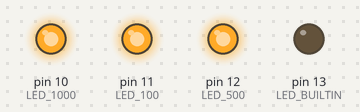
Simulated run of this sketch. Board: Arduino Uno, built with avr-gcc and run on an emulated ATmega328P. Parts: output pins drawn as LEDs (lit = HIGH).

Above: at 0.04 s.
At 0.94 s:
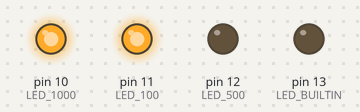
At 1.39 s:
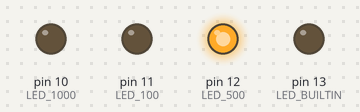
At 1.93 s:
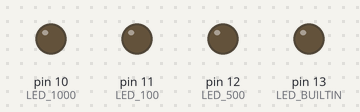
At 3.1 s:
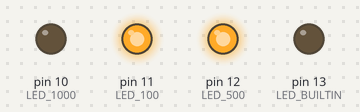
At 4.27 s:
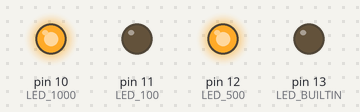
Timing chart, 0 to 4.6 s (numbered marks = the images above):
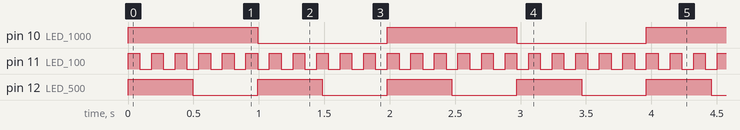

The sketch:

Blink_AnalogRead_freertos.ino
```cpp
#include <Arduino_FreeRTOS.h>
#define LED_100   11
#define LED_500   12
#define LED_1000  10

void Led_100_Thread_fun(void *pvParameters);
void Led_500_Thread_fun(void *pvParameters);
void Led_1000_Thread_fun(void *pvParameters);

// define two tasks for Blink & AnalogRead
void TaskBlink( void *pvParameters );

// the setup function runs once when you press reset or power the board
void setup() {
  pinMode(LED_BUILTIN, OUTPUT);
  pinMode(LED_1000, OUTPUT);
  pinMode(LED_500, OUTPUT);
  pinMode(LED_100, OUTPUT);
  xTaskCreate(Led_100_Thread_fun ,(const portCHAR *)"100", 128, NULL, 2, NULL );
  xTaskCreate(Led_500_Thread_fun ,(const portCHAR *)"500", 128, NULL, 2, NULL );
  xTaskCreate(Led_1000_Thread_fun ,(const portCHAR *)"1000", 128, NULL, 2, NULL );
}


void loop()
{
  // Empty. Things are done in Tasks.
}

void TaskBlink(void *pvParameters)  // This is a task.
{
  (void) pvParameters;
  for (;;) // A Task shall never return or exit.
  {
    digitalWrite(LED_BUILTIN, HIGH);   // turn the LED on (HIGH is the voltage level)
    vTaskDelay( 1000 / portTICK_PERIOD_MS ); // wait for one second
    digitalWrite(LED_BUILTIN, LOW);    // turn the LED off by making the voltage LOW
    vTaskDelay( 1000 / portTICK_PERIOD_MS ); // wait for one second
  }
}

void Led_100_Thread_fun(void *pvParameters)
{
  (void) pvParameters;
  while(1)
  {
  digitalWrite(LED_100, HIGH);
  vTaskDelay( 100 / portTICK_PERIOD_MS );
  digitalWrite(LED_100, LOW);
  vTaskDelay( 100 / portTICK_PERIOD_MS );
  }

}

void Led_500_Thread_fun(void *pvParameters)
{
  (void) pvParameters;
  while(1)
  {
  digitalWrite(LED_500, HIGH);
  vTaskDelay( 500 / portTICK_PERIOD_MS );
  digitalWrite(LED_500, LOW);
  vTaskDelay( 500 / portTICK_PERIOD_MS );
  }
}

void Led_1000_Thread_fun(void *pvParameters)
{
  (void) pvParameters;
  while(1)
  {
 digitalWrite(LED_1000, HIGH);   // turn the LED on (HIGH is the voltage level)
 vTaskDelay( 1000 / portTICK_PERIOD_MS );
 digitalWrite(LED_1000, LOW);    // turn the LED off by making the voltage LOW
 vTaskDelay( 1000 / portTICK_PERIOD_MS );
  }
}
```

Measured:
- by itself, pin 10 (LED_1000): alternates HIGH for 0.99 s and LOW for 0.99 s
- by itself, pin 11 (LED_100): alternates HIGH for 0.09 s and LOW for 0.09 s
- by itself, pin 12 (LED_500): alternates HIGH for 0.50 s and LOW for 0.50 s
